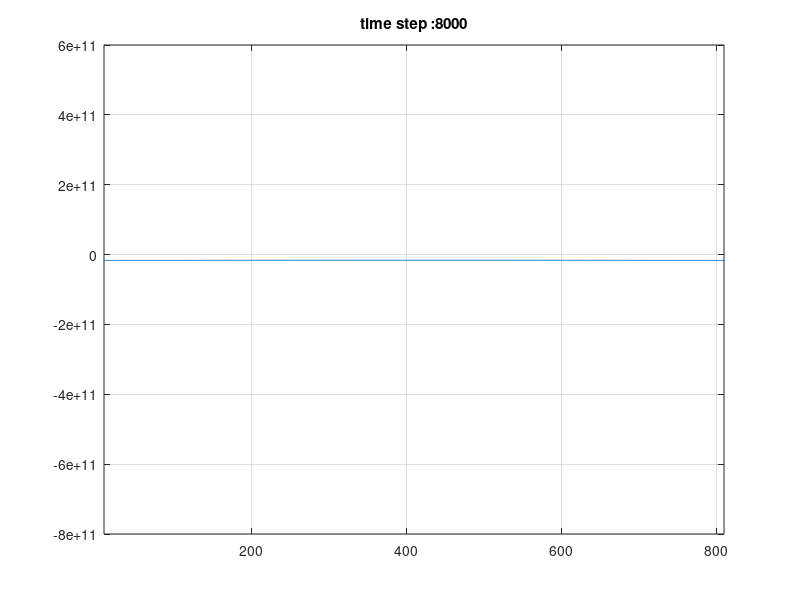

This chart was generated by the following MATLAB code: (Note: this script raises an error after producing the figure.)
%
% FDTD 1D in free space with CPML 
%
% AUTHOR:skiloop
% EMAIL:skiloop@126.com
%

clc
clear;
close all;

%% some constants
mu_0 = 1.2566370614359173e-06;   %
eps_0= 8.8541878176203892e-12;   %
C=299792458.0;      % speed of light

%% wave definition
amptidute=100;
frequency=110E9;
T=1/frequency;
lambda=C*T;
t0=4*T;
omega=2*pi*frequency;

%% FDTD variables
domainLength=4*lambda;
totalTime=20*T;
numberCellsPerWavelength=200;

%% CPML parameters
pmlWidth=10;
pmlOrder=4;
epsR=1;
sigmaMax=1;
kappaMax=15;
alphaMax=0.24;
alphaOrder=1;

%% domain definition
dz=lambda/numberCellsPerWavelength;
dt=dz/2/C;
totalTimeStep=floor(totalTime/dt);
nz=floor(domainLength/dz+2*pmlWidth);
nzp1=nz+1;
nzm1=nz-1;
ksource = floor(nzp1/2);
%% FDTD EM field arrarys
Ex=zeros(1,nzp1);
Hy=zeros(1,nz);

%% Coeficient for EM field updating
Cexe=1;
Cexhy=-dt/eps_0/dz;
Chyh=1;
Chyex=-dt/mu_0/dz;

%% CPML arrays
Psi_Ezy_zn=zeros(1,pmlWidth);
Psi_Ezy_zp=zeros(1,pmlWidth);
Psi_Hzx_zn=zeros(1,pmlWidth);
Psi_Hzx_zp=zeros(1,pmlWidth);

%% initial PML update coeficients
sigmaOpt=sigmaMax*(pmlOrder+1)/(sqrt(epsR)*150*pi*dz);
% zn side
rho_e=((pmlWidth:-1:1)-0.75)/pmlWidth;
rho_m=((pmlWidth:-1:1)-0.25)/pmlWidth;
sigma_e=sigmaOpt*abs(rho_e).^pmlOrder;
sigma_m=sigmaOpt*abs(rho_m).^pmlOrder;
kappa_e=1+(kappaMax-1)*abs(rho_e).^pmlOrder;
kappa_m=1+(kappaMax-1)*abs(rho_m).^pmlOrder;
alpha_e=alphaMax*abs(rho_e).^pmlOrder;
alpha_m=alphaMax*abs(rho_m).^pmlOrder;
cpml_b_e_n=exp((-dt/eps_0)...
    *((sigma_e./kappa_e)+alpha_e));
cpml_a_e_n=1/dz*(cpml_b_e_n-1).*sigma_e ...
    ./(kappa_e.*(sigma_e+kappa_e.*alpha_e));
cpml_b_m_n=exp((-dt/eps_0)...
    *((sigma_m./kappa_m)+alpha_m));
cpml_a_m_n=1/dz*(cpml_b_m_n-1).*sigma_m ...
    ./(kappa_m.*(sigma_m+kappa_m.*alpha_m));
b=0;%sigma_e*dt/2/eps_0;
Cexe_zn=(1-b)./(1+b);
CPsi_Ezy_zn=-dt./(1+b)/eps_0;
Cexhy_zn=CPsi_Ezy_zn./kappa_e/dz;
b=0;%sigma_m*dt/2/mu_0;
Chyh_zn=(1-b)./(1+b);
CPsi_Hzx_zn=-dt./(1+b)/mu_0;
Chyex_zn=CPsi_Hzx_zn./kappa_m/dz;
% zp side
rho_e=((1:1:pmlWidth)-0.75)/pmlWidth;
rho_m=((1:1:pmlWidth)-0.25)/pmlWidth;
sigma_e=sigmaOpt*abs(rho_e).^pmlOrder;
sigma_m=sigmaOpt*abs(rho_m).^pmlOrder;
kappa_e=1+(kappaMax-1)*abs(rho_e).^pmlOrder;
kappa_m=1+(kappaMax-1)*abs(rho_m).^pmlOrder;
alpha_e=alphaMax*abs(rho_e).^pmlOrder;
alpha_m=alphaMax*abs(rho_m).^pmlOrder;
cpml_b_e_p=exp((-dt/eps_0)...
    *((sigma_e./kappa_e)+alpha_e));
cpml_a_e_p=1/dz*(cpml_b_e_p-1).*sigma_e ...
    ./(kappa_e.*(sigma_e+kappa_e.*alpha_e));
cpml_b_m_p=exp((-dt/eps_0)...
    *((sigma_m./kappa_m)+alpha_m));
cpml_a_m_p=1/dz*(cpml_b_m_p-1).*sigma_m ...
    ./(kappa_m.*(sigma_m+kappa_m.*alpha_m));
b=0;%sigma_e*dt/2/eps_0;
Cexe_zp=(1-b)./(1+b);
CPsi_Ezy_zp=-dt./(1+b)/eps_0;
Cexhy_zp=CPsi_Ezy_zp./kappa_e/dz;
b=0;%sigma_m*dt/2/mu_0;
Chyh_zp=(1-b)./(1+b);
CPsi_Hzx_zp=-dt./(1+b)/mu_0;
Chyex_zp=CPsi_Hzx_zp./kappa_m/dz;

%% FDTD loop

% some constants
%====== Gaussian Source ===========
dtDivEps0DivDz=dt/eps_0/dz;
muSource=dtDivEps0DivDz*amptidute * -2.0 /T/T;
%====== Sine Source ===========
% dtDivEps0DivDz=dt/eps_0/dz;
% muSource=dtDivEps0DivDz*amptidute * 2.0*pi*omega;

% initial plot
figure;
h=plot(Ex);
%set(gca,'ylim',[-2 2.5]*1e15);
set(gca,'xlim',[pmlWidth (nz-pmlWidth)]);
grid on;

% point to test performace of CPML
ic=ksource+numberCellsPerWavelength;
cEx=zeros(1,totalTimeStep);

% fdtd loop
for n=1:totalTimeStep
    %============================
    %update Hy
    %============================
    Psi_Hzx_zn=cpml_b_m_n.*Psi_Hzx_zn+cpml_a_m_n.*(Ex(2:pmlWidth+1)-Ex(1:pmlWidth));
    Psi_Hzx_zp=cpml_b_m_p.*Psi_Hzx_zp+cpml_a_m_p.*(Ex(nzp1-pmlWidth+1:nzp1)-Ex(nzp1-pmlWidth:nz));
    if sum(isnan(Psi_Hzx_zp))>0
        display('nan found');
    end
    Hy(1:pmlWidth)=Chyh_zn.*Hy(1:pmlWidth)+Chyex_zn.*(Ex(2:pmlWidth+1)-Ex(1:pmlWidth))+CPsi_Hzx_zn.*Psi_Hzx_zn;
    if sum(isnan(Hy))>0
        display('nan found');
    end
    Hy(nz-pmlWidth+1:nz)=Chyh_zp.*Hy(nz-pmlWidth+1:nz)+Chyex_zp.*(Ex(nzp1-pmlWidth+1:nzp1)-Ex(nzp1-pmlWidth:nz))+CPsi_Hzx_zp.*Psi_Hzx_zp;
    if sum(isnan(Hy))>0
        display('nan found');
    end
    % non pml region
    Hy(pmlWidth+1:nz-pmlWidth)=Chyh* Hy(pmlWidth+1:nz-pmlWidth)+Chyex*( Ex(pmlWidth+2:nzp1-pmlWidth)-Ex(pmlWidth+1:nz-pmlWidth)); 
    
    %===========================
    % update Ex
    %===========================
    Psi_Ezy_zn=cpml_b_e_n.*Psi_Ezy_zn+cpml_a_e_n.*(Hy(2:pmlWidth+1)-Hy(1:pmlWidth));
    Psi_Ezy_zp=cpml_b_e_p.*Psi_Ezy_zp+cpml_a_e_p.*(Hy(nzp1-pmlWidth:nz)-Hy(nz-pmlWidth:nzm1));
    if sum(isnan(Psi_Ezy_zp))>0
        display('nan found');
    end
    Ex(2:pmlWidth+1)=Cexe_zn.*Ex(2:pmlWidth+1)+Cexhy_zn.*(Hy(2:pmlWidth+1)-Hy(1:pmlWidth))+CPsi_Ezy_zn.*Psi_Ezy_zn;
    
    if sum(isnan(Ex))>0
        display('nan found');
    end
    Ex(nzp1-pmlWidth:nz)=Cexe_zp.*Ex(nzp1-pmlWidth:nz)+Cexhy_zp.*(Hy(nzp1-pmlWidth:nz)-Hy(nz-pmlWidth:nzm1))+CPsi_Ezy_zp.*Psi_Ezy_zp;
    if sum(isnan(Ex))>0
        display('nan found');
    end
    % non pml region
    Ex(pmlWidth+2:nz-pmlWidth)=Cexe* Ex(pmlWidth+2:nz-pmlWidth)+Cexhy*( Hy(pmlWidth+2:nz-pmlWidth)-Hy(pmlWidth+1:nzm1-pmlWidth)); 
    
    %==========================
    % update source
    %==========================
    Ex(ksource)=Ex(ksource)+muSource* ((n * dt - t0) ) ...
                    * exp(-(((n * dt - t0) / T).^2)); % Differentiated Gaussian pulse
%     Ex(ksource)=Ex(ksource)-amptidute *sin((n * dt - t0) * omega)/dz; % Sine source
                
    %==========================
    % update figure
    %==========================
    if mod(n,30)==0||n==totalTimeStep
        set(h,'YData',Ex);
        title(gca,strcat('time step :' ,int2str(n)));
        pause(0.2);
    end
    
    %=========================
    % sample watched field
    %=========================
    cEx(n)=Ex(ic);
    
end

% %% display performance of CPML
% caculate analysis solve
t=(1:totalTimeStep)*dt;
% delay=(ic-ksource)*dz/C;
% aEx=muSource* ((t - t0-delay) ).*exp(-(((t - t0-delay) / T).^2));
load analysis cex
aEx=cex;
relativeError=abs(cEx-aEx)/max(abs(aEx));
dbError=20*log10(relativeError);

figure('NumberTitle','OFF','Name','Time Macthing');
plot(t/1e-9,aEx,t/1e-9,cEx,'LineWidth',2);
xlabel('time (ns)');
ylabel('Ez');
grid on;
title('time domain compare');
legend('analysis','cpml');

figure('NumberTitle','OFF','Name','Relative Error');
semilogy(t/1e-9,relativeError,'LineWidth',2);
xlabel('time (ns)');
ylabel('Relative Error');
grid on;
title('Relative Error');
    
figure('NumberTitle','OFF','Name','DB Error');
plot(t/1e-9,dbError,'LineWidth',2);
xlabel('time (ns)');
ylabel('Error (DB)');
grid on;
title('DB Error');
